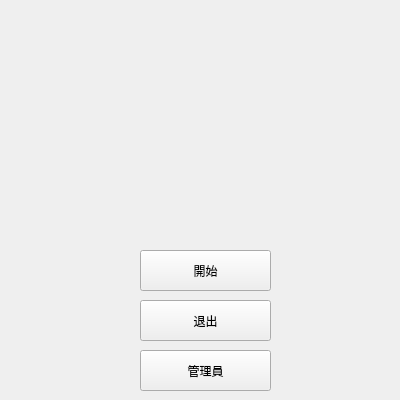
<?xml version="1.0" encoding="UTF-8"?>
<ui version="4.0">
 <class>mainMenu_UI</class>
 <widget class="QWidget" name="mainMenu_UI">
  <property name="geometry">
   <rect>
    <x>0</x>
    <y>0</y>
    <width>400</width>
    <height>400</height>
   </rect>
  </property>
  <property name="minimumSize">
   <size>
    <width>400</width>
    <height>400</height>
   </size>
  </property>
  <property name="maximumSize">
   <size>
    <width>400</width>
    <height>400</height>
   </size>
  </property>
  <property name="windowTitle">
   <string>MainUI</string>
  </property>
  <property name="toolTip">
   <string>&lt;html&gt;&lt;head/&gt;&lt;body&gt;&lt;p&gt;&lt;br/&gt;&lt;/p&gt;&lt;/body&gt;&lt;/html&gt;</string>
  </property>
  <widget class="QPushButton" name="start_Button">
   <property name="geometry">
    <rect>
     <x>140</x>
     <y>250</y>
     <width>131</width>
     <height>41</height>
    </rect>
   </property>
   <property name="text">
    <string>開始</string>
   </property>
  </widget>
  <widget class="QPushButton" name="quit_Button">
   <property name="geometry">
    <rect>
     <x>140</x>
     <y>300</y>
     <width>131</width>
     <height>41</height>
    </rect>
   </property>
   <property name="text">
    <string>退出</string>
   </property>
  </widget>
  <widget class="QPushButton" name="admin_Button">
   <property name="geometry">
    <rect>
     <x>140</x>
     <y>350</y>
     <width>131</width>
     <height>41</height>
    </rect>
   </property>
   <property name="text">
    <string>管理員</string>
   </property>
  </widget>
 </widget>
 <resources/>
 <connections/>
</ui>
